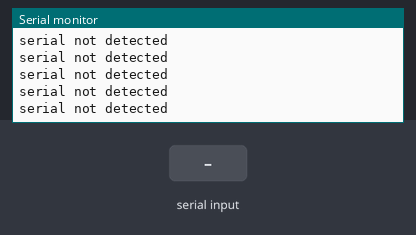
Simulated run of this sketch. Board: ESP8266 (NodeMCU). On the bench: the last lines printed to the serial monitor. The inputs (shaded band) are chosen by the test bench. WiFi joins after 1.5 s; servers stay silent unless stated; uploads are accepted with an empty reply.

Above: at 2.7 s.
2.8 s: "1" received over Serial
At 4.2 s:
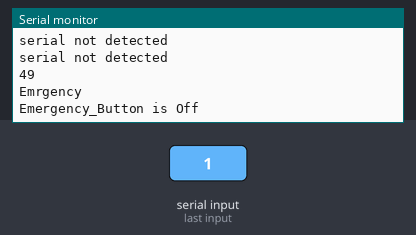
At 5.6 s:
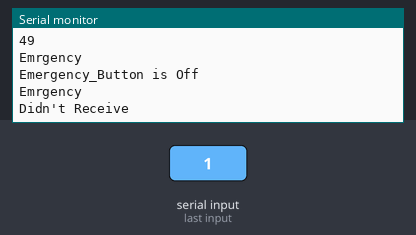

The sketch:

espread.ino
```cpp
#ifdef ESP32
#include <WiFi.h>
#include <HTTPClient.h>
#else
#include <ESP8266WiFi.h>
#include <ESP8266HTTPClient.h>
#include <WiFiClient.h>
#endif
WiFiServer server(80);
#include <Wire.h>
const char* ssid     = "KLE";
const char* password = "12345678";
char prefix[20] = "W_Status=";

const char* serverName = "https://myautomower.000webhostapp.com:80/Status.php";
String get_host = "https://myautomower.000webhostapp.com:80";
String apiKeyValue = "tPmAT5Ab3j7F9";

String sensorName = "Object Has Been Detected!!!";

#define SEALEVELPRESSURE_HPA (1013.25)

void setup() {
  Serial.begin(9600);

  WiFi.begin(ssid, password);
  Serial.println("Connecting");
  while (WiFi.status() != WL_CONNECTED) {
    delay(500);
    Serial.print(".");
  }
  Serial.println("");
  Serial.print("Connected to WiFi network with IP Address: ");
  Serial.println(WiFi.localIP());
}
void loop() {
  if (Serial.available() > 0) {
    //char v=Serial.read();
    char mstatus[18];
    String temp_str = String(Serial.read());
//    temp_str.toCharArray(mstatus, 2);
//    char prefix[20] = "W_Status=";
//    strcat(prefix, mstatus);
    Serial.println(temp_str);
  //}
  //Check WiFi connection status
  if (WiFi.status() == WL_CONNECTED) {
    WiFiClient client;
    HTTPClient http;
    http.begin(client, serverName);
    http.addHeader("Content-Type", "application/x-www-form-urlencoded");
    String httpRequestData = "W_Status=" + temp_str  ;
//    Serial.print("httpRequestData: ");
//    Serial.println(prefix);//httpRequestData);
    int httpResponseCode = http.POST(temp_str);//httpRequestData);
    if (httpResponseCode > 0) {
//      Serial.print("HTTP Response code: ");
//      Serial.print(httpResponseCode);
//      Serial.print(" , ");
      String p = http.getString();
      Serial.println(p);
    }
    else {
      Serial.print("Error code: ");
      Serial.println(httpResponseCode);
    }
    get_device_status("Emergency", "Emergency_Button");
    record_status("Command");
    http.end();
  }
  else {
    Serial.println("WiFi Disconnected");
  }
  delay(5000);
} else {
  Serial.println("serial not detected");
}
}

void get_device_status(String device_name, String device_text)
{

  WiFiClient client = server.available();

  HTTPClient http;
  String url = get_host + "/get_emergency.php?Button_name=" + device_name;

  http.begin(client, url);


  //GET method
  int httpCode = http.GET();
  String payload = http.getString();
  Serial.println("Emrgency" + payload);
  if (payload == "1")
  {
    Serial.println(device_text + " is ON");
  }
  else
  {
    Serial.println(device_text + " is Off");
  }
  http.end();
  delay(1000);

}
void record_status(String device_name)
{

  WiFiClient client = server.available();

  HTTPClient http;
  String url = get_host + "/getRecord.php?Command=" + device_name;

  http.begin(client, url);

  //GET method
  int httpCode = http.GET();
  String payload1 = http.getString();
  Serial.println("Emrgency" + payload1);
  if (payload1 == "B")
  {
    Serial.println("Backward");
  }
  else if (payload1 == "F")
  {
    Serial.println("Forward");
  }
  else if (payload1 == "R")
  {
    Serial.println("Right");
  }
  else if (payload1 == "L")
  {
    Serial.println("Left");
  }
  else if (payload1 == "S")
  {
    Serial.println("Stop");
  }
  else {
    Serial.println("Didn't Receive");

  }
  http.end();
  delay(1000);

}
```

Measured:
- after the input at 2.8 s, the serial monitor: prints a new line at once (image 1)
